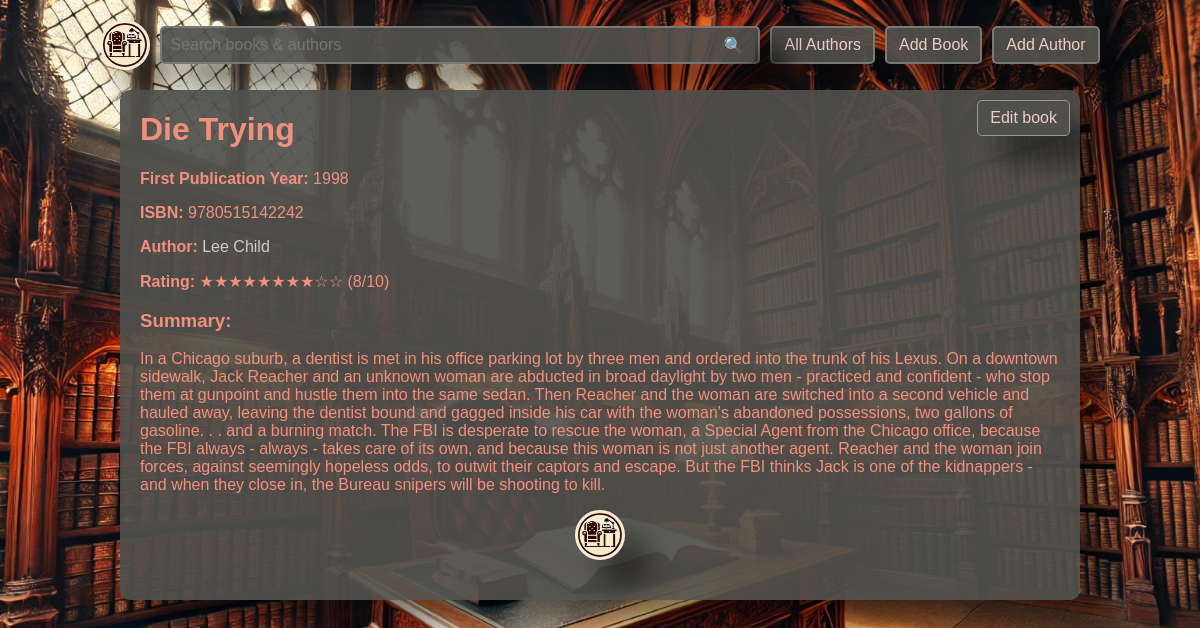
Page /show_book/17 on the committed database.
### data_models.py (models this page shows, shortened)
class Book(db.Model):
    __tablename__ = 'books'
    book_id = db.Column(db.Integer, primary_key=True, autoincrement=True)
    author_id = db.Column(db.Integer, db.ForeignKey('authors.author_id'), nullable=False)
    isbn = db.Column(db.String(20))
    title = db.Column(db.String(255), nullable=False)
    publication_year = db.Column(db.Integer)
    rating = db.Column(db.Integer)
    summary = db.Column(db.Text, nullable=True)

class Author(db.Model):
    __tablename__ = 'authors'
    author_id = db.Column(db.Integer, primary_key=True, autoincrement=True)
    name = db.Column(db.String(80), nullable=False)
    birth_date = db.Column(db.Date)
    date_of_death = db.Column(db.Date)
    biography = db.Column(db.Text, nullable=True)

### app_routes.py (the view)
    @app.route('/show_book/<int:book_id>', methods=['GET'])
    def show_book(book_id):
        return controller.show_book(book_id=book_id)

### controller.py (called while the page is built)
def show_book(book_id=None, book=None, author=None):
    if book is None:
        if book_id is None:
            return "I need more information to find the book"
        book = Book.query.filter_by(book_id=book_id).first()
    if book is None:
        abort(404)
    if author is None:
        author = Author.query.filter_by(author_id=book.author_id).first()
    try:
        rating = int(book.rating)
    except ValueError:
        rating = 0
    return render_template('show_book.html',
            book=book,
            rating=rating,
            author=author
    )

### templates/show_book.html (shortened to what this page needs)
{% extends "common.html" %}
{% block content %}
    <div class="container">
        <h1>{{ book.title }}</h1>
        <a class="edit_button" href="{{ url_for('edit_book', book_id=book.book_id) }}">Edit book</a>
        <p><strong>First Publication Year:</strong> {{ book.publication_year }}</p>
        <p><strong>ISBN:</strong> {{ book.isbn }}</p>
        <p><strong>Author:</strong> <a href="{{ url_for('show_author', author_id=book.author_id) }}">{{ author.name }}</a></p>
        <p><strong>Rating:</strong>
            <span class="rating">
                {{ "★" * rating }}{{ "☆" * (10 - rating) }}
            </span> ({{ rating }}/10)
        </p>
        <div class="summary">
            <h3>Summary:</h3>
            <p>{{ book.summary }}</p>
        </div>
    </div>
                <a id="home_button" href="{{ url_for('home') }}"> </a>
{% endblock %}

### static/styles.css (style rules this page uses)
* { box-sizing: border-box; }
.edit_button, .add-book-btn { position: absolute; top: 10px; right: 10px; border: solid 1px #989895FF; }
body { display: flex; flex-direction: column; align-items: center; justify-content: center; position: relative; font-family: Arial, sans-serif; margin: 20px; background-image: url('/static/images/library.webp'); background-size: cover; background-position: center; background-attachment: fixed; }
a:link { color: #cccccc; text-decoration: none; }

### rows in the picture
Book: title "Die Trying", publication_year "1998", isbn "9780515142242", summary "In a Chicago suburb, a dentist is met in his office parking lot by three men and ordered into the trunk of his Lexus. On a downtown sidewalk, Jack Reacher and an unknown woman are abducted in broad daylight by two men - practiced and confident - who stop them at gunpoint and hustle them into the same sedan. Then Reacher and the woman are switched into a second vehicle and hauled away, leaving the dentist bound and gagged inside his car with the woman's abandoned possessions, two gallons of gasoline. . . and a burning match. The FBI is desperate to rescue the woman, a Special Agent from the Chicago office, because the FBI always - always - takes care of its own, and because this woman is not…"
Author: name "Lee Child"

### other values in the picture
{{ "★" * rating }} "★★★★★★★★"
{{ "☆" * (10 - rating) }} "☆☆"
{{ rating }} "8"
